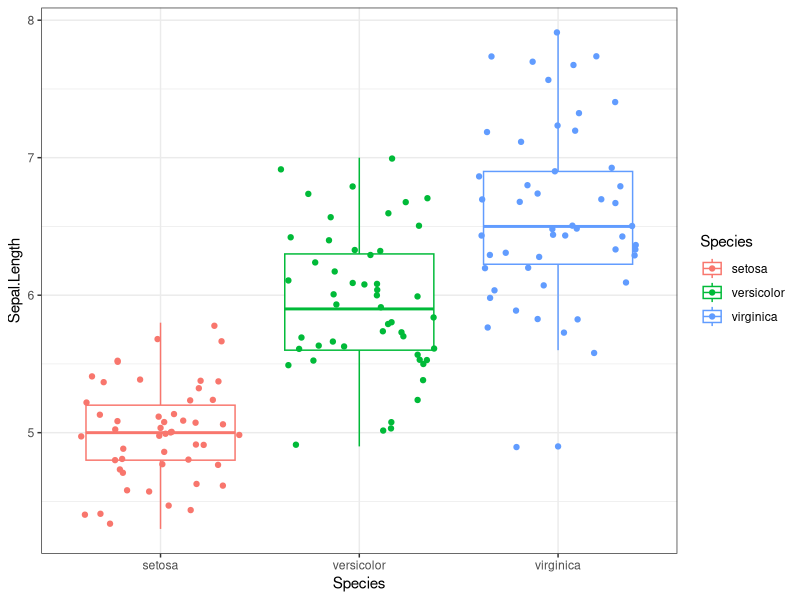

Reproduce this figure in R. (Note: this script raises an error after producing the figure.)
## ---- chunk 1
options(htmltools.dir.version = FALSE)

## ---- chunk 2
library(DiagrammeR)

grViz("digraph flowchart  {
      graph[layout = dot, rankdir = LR]
      # node definitions with substituted label text
      node [fontname = Courier, shape = oval, style = filled, fillcolor = Linen, width=3.4, height = 2.5, fixedsize = false, fontsize = 45]        
      tab1 [label = '@@1']
      tab2 [label = '@@2']
      tab3 [label = '@@3']
      tab4 [label = '@@4']
      node [fontname = Courier, shape = rectangle, style = filled, fillcolor = white, fontsize = 45,
      style = dashed, fontcolor = darkslategray, width = 3, height = 3 fixedsize = false]        
      tab5 [label = '@@5']
      tab6 [label = '@@6']
      tab7 [label = '@@7']
      
      # edge definitions with the node IDs
      tab1 -> tab2 ->tab3 -> tab4 [minlen=2.5, penwidth = 5, color = grey2]
      tab1 -> tab5  [style=invis, minlen=2.5]
      tab2 -> tab6  [style=invis, minlen=2.5]
      tab3 -> tab7  [style=invis, minlen=2.5]
      }

      [1]: 'Naive'
      [2]: 'Familiar'
      [3]: 'Proficient'
      [4]: 'Developer'
      [5]: 'Audits \\n QI \\n Papers'
      [6]: 'Statistics \\n New ad-hoc\\n methods'
      [7]: 'New packages / \\n methods for\\n publication \\n Software engineer'
      ")
## ---- chunk 3

library(DiagrammeR)
grViz("digraph flowchart  {
      # node definitions with substituted label text
      node [fontname = Courier, shape = oval, color = cornflowerblue]        
      tab1 [label = '@@1']
      tab6 [label = '@@6']
      tab7 [label = '@@7']
  
      node [fontname = Courier, shape = egg, fillcolor = Dodgerblue, style = filled, fontcolor = MidnightBlue]
      tab3 [label = '@@3']
      
      node [fontname = Helvetica, shape = egg, fillcolor = Darkslategray, style = filled, fontcolor = white]
      tab2 [label = '@@2']
      
      node [fontname = Helvetica, shape = square, fillcolor = DarkSeaGreen, style = filled, fontcolor = DimGray]
      tab5 [label = '@@5']
      
      node [fontname = Helvetica, shape = diamond, fillcolor = Gold, style = filled, fontcolor =red ]
      tab4 [label = '@@4']
      
      # edge definitions with the node IDs
      tab1 -> tab3 ->tab6 -> tab7;
      tab2 -> tab3;
      tab4 -> tab2;
      tab3 -> tab4;
      tab5 -> tab3;
      tab5 -> tab2;
      tab7 -> tab6 -> tab3;
      }

      [1]: '3rd Party App (packages)'
      [2]: 'R-Studio'
      [3]: 'R'
      [4]: 'Output'
      [5]: 'User Input'
      [6]: 'S3/S4/C'
      [7]: 'Machine code'
      ")

## ---- chunk 4
1+2
## ---- chunk 5
10-3
## ---- chunk 6
2*3
## ---- chunk 7
4/5
## ---- chunk 8
a <- 1
## ---- chunk 9
a
## ---- chunk 10
a <- 1
A <- 2
a == A
## ---- chunk 11
text_variable <- "A single element of text, even though it contains many words"
## ---- chunk 12
text_variable
## ---- chunk 13
mixed_data <- c(1, 2, " 3", 4)
## ---- chunk 14
mixed_data
## ---- chunk 15
a <- 1
b <- 2
b >= a
## ---- chunk 16
set.seed(1234)
df_ex <- knitr::kable(head(data.frame("Patient ID"= seq(1:10),
                        "Hb" = round(rnorm(10, 10, 2),1),
                        "SBP" = round(rnorm(10, 110, 30),0),
                        "WCC" = round(rnorm(10, 8, 3),1),
                        "Diabetes" = rbinom(10, 1, 0.5),
                        "CCF" = rbinom(10, 1, 0.2)),8) , 
             format = 'html' )
df_ex
## ---- chunk 17
some_numbers <- c(2,3,4)
some_letters <- c("a", "b", "c")

df <- data.frame( numbers = some_numbers,
                  letters = some_letters )
df
## ---- chunk 18
df$numbers
## ---- chunk 19
df[1, ]
## ---- chunk 20
df[ , 2]
## ---- chunk 21
df[1, 2]
## ---- chunk 22
head(df)
## ---- chunk 23
summary(df)
## ---- chunk 24
str(df)
## ---- chunk 25
library(ggplot2)

ggplot( data = iris, 
       aes( x = Species, 
          y = Sepal.Length,
          colour = Species) ) +
       geom_boxplot( ) + 
       geom_jitter( ) + 
  theme_bw( )
## ---- chunk 26
knitr::include_graphics("img/data_scienctist.jpg")
## ---- chunk 27
knitr::include_graphics("img/mistype.jpg")
